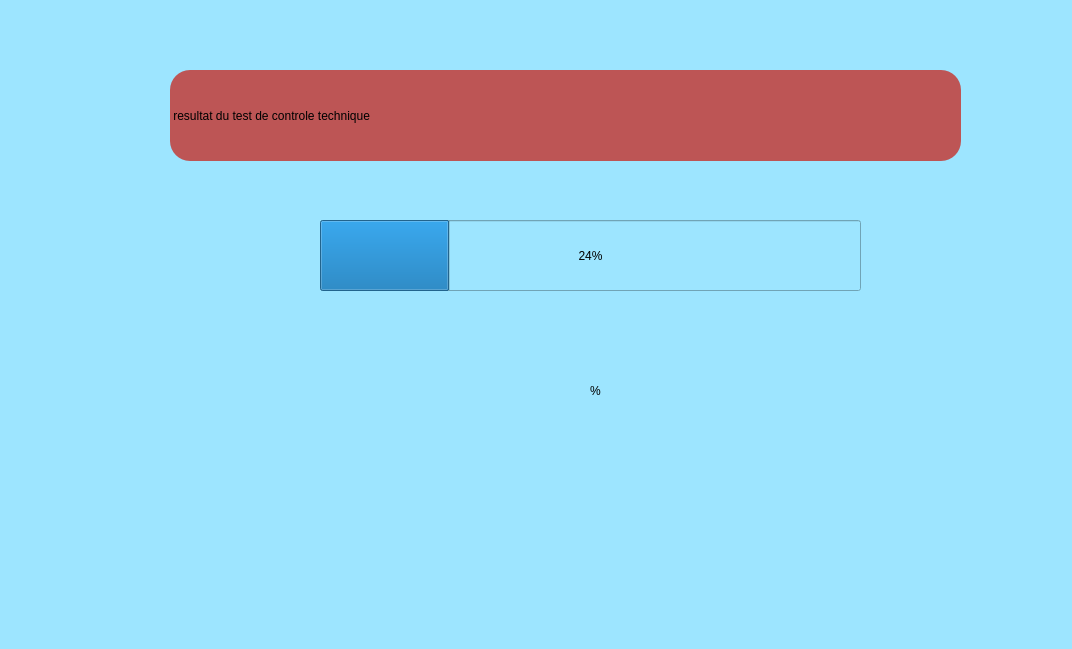
<?xml version="1.0" encoding="UTF-8"?>
<ui version="4.0">
 <class>resutat</class>
 <widget class="QDialog" name="resutat">
  <property name="geometry">
   <rect>
    <x>0</x>
    <y>0</y>
    <width>1072</width>
    <height>649</height>
   </rect>
  </property>
  <property name="windowTitle">
   <string>Dialog</string>
  </property>
  <property name="styleSheet">
   <string notr="true">
background-color: rgb(157, 229, 255);</string>
  </property>
  <widget class="QLabel" name="label">
   <property name="geometry">
    <rect>
     <x>170</x>
     <y>70</y>
     <width>791</width>
     <height>91</height>
    </rect>
   </property>
   <property name="styleSheet">
    <string notr="true">background-color: rgb(170, 170, 255);
font: 24pt &quot;MV Boli&quot;;
border-radius:20px;
background-color: rgb(189, 85, 85);</string>
   </property>
   <property name="text">
    <string> resultat du test de controle technique</string>
   </property>
  </widget>
  <widget class="QProgressBar" name="progressBar">
   <property name="geometry">
    <rect>
     <x>320</x>
     <y>220</y>
     <width>541</width>
     <height>71</height>
    </rect>
   </property>
   <property name="value">
    <number>24</number>
   </property>
  </widget>
  <widget class="QLabel" name="label_2">
   <property name="geometry">
    <rect>
     <x>470</x>
     <y>340</y>
     <width>111</width>
     <height>101</height>
    </rect>
   </property>
   <property name="styleSheet">
    <string notr="true">font: 22pt &quot;MV Boli&quot;;</string>
   </property>
   <property name="text">
    <string/>
   </property>
  </widget>
  <widget class="QLabel" name="label_3">
   <property name="geometry">
    <rect>
     <x>590</x>
     <y>340</y>
     <width>61</width>
     <height>101</height>
    </rect>
   </property>
   <property name="styleSheet">
    <string notr="true">font: 22pt &quot;MV Boli&quot;;</string>
   </property>
   <property name="text">
    <string>%</string>
   </property>
  </widget>
 </widget>
 <resources/>
 <connections/>
</ui>
